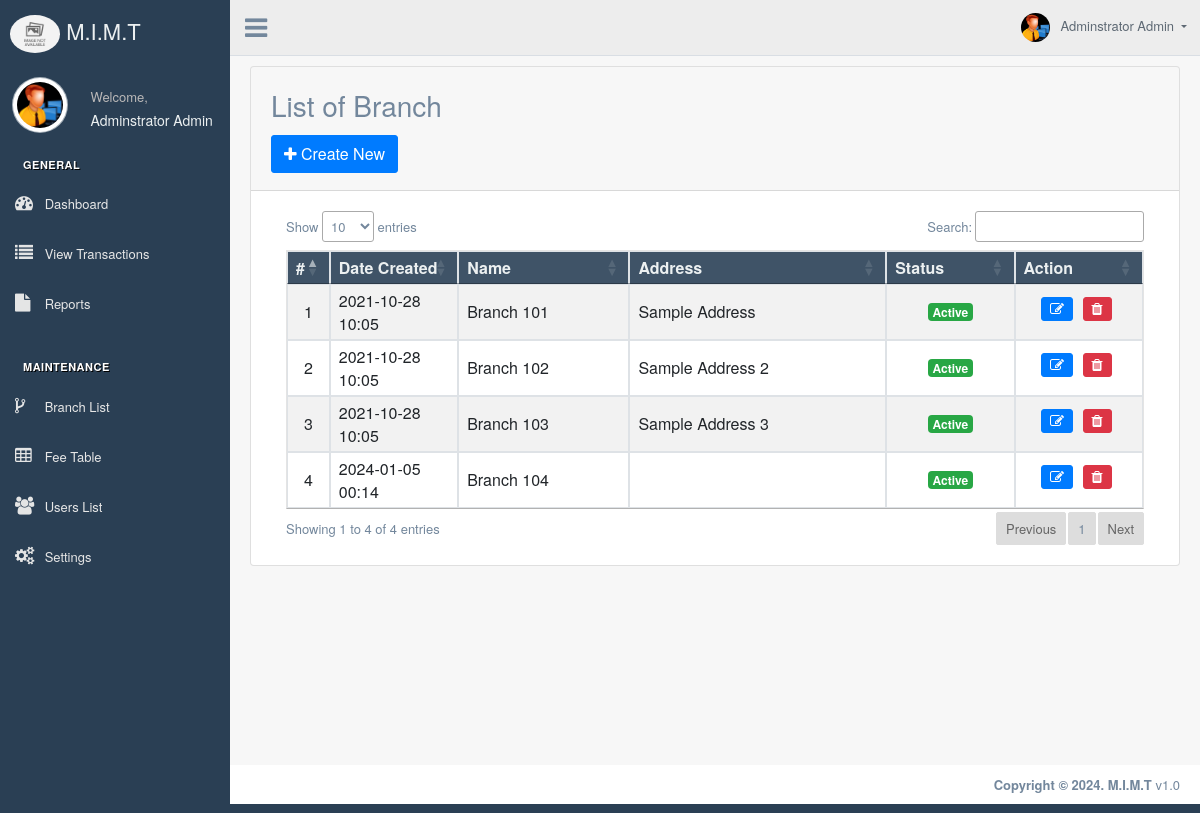
Screenshot of /?page=maintenance/branch (signed in) with the database file from the repository.
### tables this page shows
CREATE TABLE `branch_list` (
  `id` int(30) NOT NULL,
  `name` text NOT NULL,
  `address` text NOT NULL,
  `status` tinyint(1) NOT NULL DEFAULT 1,
  `date_created` datetime NOT NULL DEFAULT current_timestamp()
);

### maintenance/branch.php (the view, shortened to what this page needs)
<div class="right_col" role="main">
	<div class="card card-outline card-primary">
		<div class="card-header">
			<h3 class="card-title">List of Branch</h3>
			<div class="card-tools">
				<a href="javascript:void(0)" id="create_new" class="btn btn-flat btn-primary"><span class="fa fa-plus"></span>  Create New</a>
			</div>
		</div>
		<div class="card-body">
			<div class="container-fluid">
				<table class="table table-bordered table-striped jambo_table">
					<colgroup>
						<col width="5%">
						<col width="15%">
						<col width="20%">
						<col width="30%">
						<col width="15%">
						<col width="15%">
					</colgroup>
					<thead>
						<tr>
							<th>#</th>
							<th>Date Created</th>
							<th>Name</th>
							<th>Address</th>
							<th>Status</th>
							<th>Action</th>
						</tr>
					</thead>
					<tbody>
						<?php
						$i = 1;
							$qry = $conn->query("SELECT * from `branch_list`  order by `name` asc ");
							while($row = $qry->fetch_assoc()):
						?>
							<tr>
								<td class="text-center"><?php echo $i++; ?></td>
								<td><?php echo date("Y-m-d H:i",strtotime($row['date_created'])) ?></td>
								<td><?php echo $row['name'] ?></td>
								<td class="text-truncate"><?php echo $row['address'] ?></td>
								<td class="text-center">
									<?php if($row['status'] == 1): ?>
										<span class="badge badge-success">Active</span>
									<?php else: ?>
										<span class="badge badge-danger">Inactive</span>
									<?php endif; ?>
								</td>
								<td align="center">
										<a class="btn btn-sm btn-primary edit_data" href="javascript:void(0)" data-id="<?php echo $row['id'] ?>"><span class="fa fa-edit "></span></a>
										<a class="btn btn-sm btn-danger delete_data" href="javascript:void(0)" data-id="<?php echo $row['id'] ?>"><span class="fa fa-trash "></span></a>
								</td>
							</tr>
						<?php endwhile; ?>
					</tbody>
				</table>
			</div>
		</div>
	</div>
</div>

### rows the page displays
branch_list: date_created "2021-10-28 10:05", name "Branch 101", address "Sample Address", status "Active"
branch_list: date_created "2021-10-28 10:05", name "Branch 102", address "Sample Address 2", status "Active"
branch_list: date_created "2021-10-28 10:05", name "Branch 103", address "Sample Address 3", status "Active"
branch_list: date_created "2024-01-05 00:14", name "Branch 104", status "Active"

### other values shown
$_settings->info('short_name') "M.I.M.T"
$_settings->userdata('firstname').' '.$_settings->userdata('lastname') "Adminstrator Admin"
